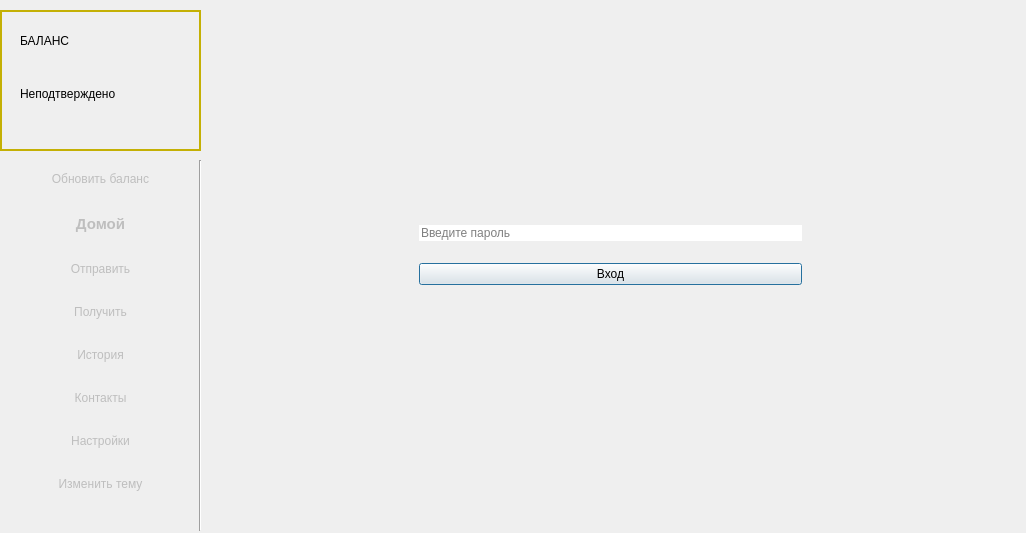
<?xml version="1.0" encoding="UTF-8"?>
<ui version="4.0">
 <class>MainWindow</class>
 <widget class="QMainWindow" name="MainWindow">
  <property name="geometry">
   <rect>
    <x>0</x>
    <y>0</y>
    <width>1026</width>
    <height>533</height>
   </rect>
  </property>
  <property name="windowTitle">
   <string>Simple Bitcoin Wallet</string>
  </property>
  <property name="windowIcon">
   <iconset>
    <normaloff>../resources/logo.png</normaloff>../resources/logo.png</iconset>
  </property>
  <property name="styleSheet">
   <string notr="true">
</string>
  </property>
  <widget class="QWidget" name="centralwidget">
   <property name="styleSheet">
    <string notr="true"/>
   </property>
   <widget class="QStackedWidget" name="stackedWidget">
    <property name="geometry">
     <rect>
      <x>210</x>
      <y>0</y>
      <width>811</width>
      <height>531</height>
     </rect>
    </property>
    <property name="palette">
     <palette>
      <active>
       <colorrole role="Text">
        <brush brushstyle="SolidPattern">
         <color alpha="255">
          <red>0</red>
          <green>0</green>
          <blue>0</blue>
         </color>
        </brush>
       </colorrole>
      </active>
      <inactive>
       <colorrole role="Text">
        <brush brushstyle="SolidPattern">
         <color alpha="255">
          <red>0</red>
          <green>0</green>
          <blue>0</blue>
         </color>
        </brush>
       </colorrole>
      </inactive>
      <disabled/>
     </palette>
    </property>
    <property name="font">
     <font>
      <stylestrategy>PreferDefault</stylestrategy>
     </font>
    </property>
    <property name="lineWidth">
     <number>3</number>
    </property>
    <property name="midLineWidth">
     <number>3</number>
    </property>
    <property name="currentIndex">
     <number>4</number>
    </property>
    <widget class="QWidget" name="home">
     <widget class="QLabel" name="title">
      <property name="geometry">
       <rect>
        <x>290</x>
        <y>0</y>
        <width>151</width>
        <height>31</height>
       </rect>
      </property>
      <property name="font">
       <font>
        <family>Cantarell</family>
        <pointsize>11</pointsize>
        <italic>false</italic>
        <bold>false</bold>
        <stylestrategy>PreferDefault</stylestrategy>
       </font>
      </property>
      <property name="text">
       <string>Домашняя Страница</string>
      </property>
      <property name="alignment">
       <set>Qt::AlignCenter</set>
      </property>
     </widget>
     <widget class="QLabel" name="logo">
      <property name="geometry">
       <rect>
        <x>310</x>
        <y>120</y>
        <width>108</width>
        <height>167</height>
       </rect>
      </property>
      <property name="text">
       <string/>
      </property>
      <property name="pixmap">
       <pixmap>../resources/logo.png</pixmap>
      </property>
      <property name="scaledContents">
       <bool>true</bool>
      </property>
      <property name="alignment">
       <set>Qt::AlignLeading|Qt::AlignLeft|Qt::AlignVCenter</set>
      </property>
      <property name="openExternalLinks">
       <bool>false</bool>
      </property>
     </widget>
     <widget class="QFrame" name="home_frame">
      <property name="geometry">
       <rect>
        <x>80</x>
        <y>300</y>
        <width>601</width>
        <height>81</height>
       </rect>
      </property>
      <layout class="QVBoxLayout" name="verticalLayout_2">
       <item>
        <widget class="QLabel" name="label_16">
         <property name="text">
          <string>Детерминированный Биткоин-кошелек (с поддержкой тестовой и основной сетей)</string>
         </property>
         <property name="alignment">
          <set>Qt::AlignCenter</set>
         </property>
        </widget>
       </item>
       <item>
        <widget class="QFrame" name="info">
         <property name="font">
          <font>
           <stylestrategy>PreferDefault</stylestrategy>
           <kerning>true</kerning>
          </font>
         </property>
         <property name="styleSheet">
          <string notr="true">a:hover, a:visited, a:link, a:active
{
    text-decoration: none;
}
</string>
         </property>
         <layout class="QHBoxLayout" name="horizontalLayout">
          <item>
           <widget class="QLabel" name="author">
            <property name="text">
             <string>Связь с автором</string>
            </property>
            <property name="alignment">
             <set>Qt::AlignCenter</set>
            </property>
            <property name="openExternalLinks">
             <bool>true</bool>
            </property>
           </widget>
          </item>
          <item>
           <widget class="QLabel" name="docs">
            <property name="styleSheet">
             <string notr="true">a:hover, a:visited, a:link, a:active
{
    text-decoration: none;
}</string>
            </property>
            <property name="text">
             <string>Документация</string>
            </property>
            <property name="alignment">
             <set>Qt::AlignCenter</set>
            </property>
            <property name="openExternalLinks">
             <bool>true</bool>
            </property>
           </widget>
          </item>
          <item>
           <widget class="QLabel" name="source_code">
            <property name="text">
             <string>Исходный код (Github)</string>
            </property>
            <property name="alignment">
             <set>Qt::AlignCenter</set>
            </property>
            <property name="openExternalLinks">
             <bool>true</bool>
            </property>
           </widget>
          </item>
         </layout>
        </widget>
       </item>
      </layout>
     </widget>
    </widget>
    <widget class="QWidget" name="receive_page">
     <widget class="QTabWidget" name="tabWidget">
      <property name="geometry">
       <rect>
        <x>10</x>
        <y>10</y>
        <width>791</width>
        <height>521</height>
       </rect>
      </property>
      <property name="currentIndex">
       <number>0</number>
      </property>
      <widget class="QWidget" name="address_settings">
       <attribute name="title">
        <string>Текущий адрес</string>
       </attribute>
       <widget class="QPushButton" name="generate_new_addr">
        <property name="geometry">
         <rect>
          <x>270</x>
          <y>350</y>
          <width>231</width>
          <height>51</height>
         </rect>
        </property>
        <property name="text">
         <string>Сгенерировать новый адрес</string>
        </property>
       </widget>
       <widget class="QFrame" name="address_frame">
        <property name="geometry">
         <rect>
          <x>200</x>
          <y>40</y>
          <width>371</width>
          <height>291</height>
         </rect>
        </property>
        <widget class="QLabel" name="address_qr">
         <property name="geometry">
          <rect>
           <x>90</x>
           <y>10</y>
           <width>200</width>
           <height>200</height>
          </rect>
         </property>
         <property name="minimumSize">
          <size>
           <width>200</width>
           <height>200</height>
          </size>
         </property>
         <property name="maximumSize">
          <size>
           <width>200</width>
           <height>200</height>
          </size>
         </property>
         <property name="sizeIncrement">
          <size>
           <width>0</width>
           <height>0</height>
          </size>
         </property>
         <property name="baseSize">
          <size>
           <width>0</width>
           <height>0</height>
          </size>
         </property>
         <property name="text">
          <string/>
         </property>
         <property name="alignment">
          <set>Qt::AlignCenter</set>
         </property>
        </widget>
        <widget class="QPushButton" name="address_label">
         <property name="geometry">
          <rect>
           <x>3</x>
           <y>215</y>
           <width>371</width>
           <height>26</height>
          </rect>
         </property>
         <property name="text">
          <string/>
         </property>
         <property name="flat">
          <bool>true</bool>
         </property>
        </widget>
       </widget>
       <widget class="QLabel" name="label_3">
        <property name="geometry">
         <rect>
          <x>310</x>
          <y>10</y>
          <width>151</width>
          <height>18</height>
         </rect>
        </property>
        <property name="text">
         <string>Получение активов</string>
        </property>
        <property name="alignment">
         <set>Qt::AlignCenter</set>
        </property>
       </widget>
      </widget>
      <widget class="QWidget" name="address_viewer">
       <attribute name="title">
        <string>Все адреса</string>
       </attribute>
       <widget class="QPushButton" name="pushButton_2">
        <property name="geometry">
         <rect>
          <x>10</x>
          <y>20</y>
          <width>141</width>
          <height>26</height>
         </rect>
        </property>
        <property name="text">
         <string>Загрузить</string>
        </property>
       </widget>
       <widget class="QListWidget" name="addresses_list">
        <property name="geometry">
         <rect>
          <x>5</x>
          <y>51</y>
          <width>771</width>
          <height>431</height>
         </rect>
        </property>
       </widget>
      </widget>
     </widget>
    </widget>
    <widget class="QWidget" name="send">
     <widget class="QLabel" name="label_10">
      <property name="geometry">
       <rect>
        <x>200</x>
        <y>40</y>
        <width>371</width>
        <height>21</height>
       </rect>
      </property>
      <property name="layoutDirection">
       <enum>Qt::LeftToRight</enum>
      </property>
      <property name="lineWidth">
       <number>7</number>
      </property>
      <property name="text">
       <string>Формирование транзакции (отправка активов)</string>
      </property>
      <property name="textFormat">
       <enum>Qt::PlainText</enum>
      </property>
      <property name="scaledContents">
       <bool>false</bool>
      </property>
      <property name="alignment">
       <set>Qt::AlignCenter</set>
      </property>
     </widget>
     <widget class="QWidget" name="layoutWidget">
      <property name="geometry">
       <rect>
        <x>47</x>
        <y>100</y>
        <width>701</width>
        <height>251</height>
       </rect>
      </property>
      <layout class="QGridLayout" name="gridLayout">
       <item row="0" column="0">
        <widget class="QFrame" name="transaction_frame">
         <property name="font">
          <font>
           <family>Cantarell</family>
           <pointsize>11</pointsize>
           <italic>false</italic>
           <bold>false</bold>
           <stylestrategy>PreferDefault</stylestrategy>
           <kerning>true</kerning>
          </font>
         </property>
         <property name="styleSheet">
          <string notr="true">border: none;</string>
         </property>
         <layout class="QVBoxLayout" name="verticalLayout_7">
          <property name="spacing">
           <number>10</number>
          </property>
          <item>
           <layout class="QVBoxLayout" name="verticalLayout_5">
            <property name="spacing">
             <number>6</number>
            </property>
            <property name="sizeConstraint">
             <enum>QLayout::SetDefaultConstraint</enum>
            </property>
            <property name="leftMargin">
             <number>0</number>
            </property>
            <property name="topMargin">
             <number>2</number>
            </property>
            <item>
             <widget class="QLabel" name="label_8">
              <property name="text">
               <string>Адрес получателя</string>
              </property>
             </widget>
            </item>
            <item>
             <widget class="QLineEdit" name="addr">
              <property name="toolTip">
               <string>&lt;html&gt;&lt;head/&gt;&lt;body&gt;&lt;p&gt;&lt;br/&gt;&lt;/p&gt;&lt;/body&gt;&lt;/html&gt;</string>
              </property>
              <property name="styleSheet">
               <string notr="true"/>
              </property>
              <property name="text">
               <string/>
              </property>
              <property name="placeholderText">
               <string>Введите адрес получателя</string>
              </property>
              <property name="clearButtonEnabled">
               <bool>true</bool>
              </property>
             </widget>
            </item>
           </layout>
          </item>
          <item>
           <layout class="QVBoxLayout" name="verticalLayout_6">
            <item>
             <widget class="QLabel" name="label_9">
              <property name="text">
               <string>Сумма к отправке</string>
              </property>
             </widget>
            </item>
            <item>
             <widget class="QLineEdit" name="summ">
              <property name="text">
               <string/>
              </property>
              <property name="placeholderText">
               <string>Введите сумму</string>
              </property>
              <property name="clearButtonEnabled">
               <bool>true</bool>
              </property>
             </widget>
            </item>
           </layout>
          </item>
         </layout>
        </widget>
       </item>
       <item row="1" column="0">
        <layout class="QVBoxLayout" name="trans_button">
         <item>
          <widget class="Line" name="line">
           <property name="orientation">
            <enum>Qt::Horizontal</enum>
           </property>
          </widget>
         </item>
         <item>
          <widget class="QPushButton" name="pushButton">
           <property name="enabled">
            <bool>true</bool>
           </property>
           <property name="font">
            <font>
             <family>Cantarell</family>
             <pointsize>11</pointsize>
             <italic>false</italic>
             <bold>false</bold>
             <stylestrategy>PreferDefault</stylestrategy>
             <kerning>true</kerning>
            </font>
           </property>
           <property name="text">
            <string>Далее</string>
           </property>
           <property name="checkable">
            <bool>false</bool>
           </property>
           <property name="autoDefault">
            <bool>false</bool>
           </property>
           <property name="default">
            <bool>false</bool>
           </property>
          </widget>
         </item>
        </layout>
       </item>
      </layout>
     </widget>
    </widget>
    <widget class="QWidget" name="history_page">
     <widget class="QTableWidget" name="history_table">
      <property name="enabled">
       <bool>true</bool>
      </property>
      <property name="geometry">
       <rect>
        <x>10</x>
        <y>80</y>
        <width>781</width>
        <height>441</height>
       </rect>
      </property>
      <property name="styleSheet">
       <string notr="true"/>
      </property>
      <property name="midLineWidth">
       <number>0</number>
      </property>
      <property name="autoScroll">
       <bool>true</bool>
      </property>
      <property name="editTriggers">
       <set>QAbstractItemView::AnyKeyPressed|QAbstractItemView::DoubleClicked|QAbstractItemView::EditKeyPressed|QAbstractItemView::SelectedClicked</set>
      </property>
      <property name="sortingEnabled">
       <bool>false</bool>
      </property>
      <property name="rowCount">
       <number>0</number>
      </property>
      <column>
       <property name="text">
        <string>Тип</string>
       </property>
      </column>
      <column>
       <property name="text">
        <string>Хеш</string>
       </property>
      </column>
      <column>
       <property name="text">
        <string>Сумма</string>
       </property>
      </column>
     </widget>
     <widget class="QComboBox" name="filter_history">
      <property name="geometry">
       <rect>
        <x>590</x>
        <y>50</y>
        <width>201</width>
        <height>21</height>
       </rect>
      </property>
      <property name="editable">
       <bool>false</bool>
      </property>
      <property name="currentText">
       <string/>
      </property>
      <property name="currentIndex">
       <number>-1</number>
      </property>
     </widget>
     <widget class="QPushButton" name="load_button">
      <property name="geometry">
       <rect>
        <x>590</x>
        <y>10</y>
        <width>151</width>
        <height>31</height>
       </rect>
      </property>
      <property name="text">
       <string>Загрузить</string>
      </property>
     </widget>
     <widget class="QLabel" name="label_15">
      <property name="geometry">
       <rect>
        <x>290</x>
        <y>10</y>
        <width>151</width>
        <height>18</height>
       </rect>
      </property>
      <property name="text">
       <string>История транзакций</string>
      </property>
     </widget>
    </widget>
    <widget class="QWidget" name="lock">
     <widget class="QFrame" name="password_frame">
      <property name="geometry">
       <rect>
        <x>200</x>
        <y>200</y>
        <width>401</width>
        <height>111</height>
       </rect>
      </property>
      <layout class="QVBoxLayout" name="verticalLayout_13">
       <item>
        <widget class="QLineEdit" name="password">
         <property name="styleSheet">
          <string notr="true">border: none;</string>
         </property>
         <property name="text">
          <string/>
         </property>
         <property name="echoMode">
          <enum>QLineEdit::Password</enum>
         </property>
         <property name="alignment">
          <set>Qt::AlignLeading|Qt::AlignLeft|Qt::AlignVCenter</set>
         </property>
         <property name="placeholderText">
          <string>Введите пароль</string>
         </property>
         <property name="clearButtonEnabled">
          <bool>true</bool>
         </property>
        </widget>
       </item>
       <item>
        <widget class="QPushButton" name="password_ok">
         <property name="text">
          <string>Вход</string>
         </property>
         <property name="default">
          <bool>true</bool>
         </property>
        </widget>
       </item>
      </layout>
     </widget>
    </widget>
    <widget class="QWidget" name="send_confirm">
     <layout class="QVBoxLayout" name="verticalLayout_12">
      <item>
       <widget class="QLabel" name="check_details">
        <property name="styleSheet">
         <string notr="true">font: 14pt &quot;Cantarell&quot;;</string>
        </property>
        <property name="text">
         <string>Проверьте детали транзакции</string>
        </property>
       </widget>
      </item>
      <item>
       <layout class="QVBoxLayout" name="verticalLayout_8">
        <item>
         <widget class="QLabel" name="label_5">
          <property name="text">
           <string>Адрес получателя:</string>
          </property>
         </widget>
        </item>
        <item>
         <widget class="QLabel" name="address_recipient">
          <property name="text">
           <string/>
          </property>
         </widget>
        </item>
       </layout>
      </item>
      <item>
       <layout class="QVBoxLayout" name="verticalLayout_9">
        <item>
         <widget class="QLabel" name="label_6">
          <property name="text">
           <string>Сумма к отправке:</string>
          </property>
         </widget>
        </item>
        <item>
         <widget class="QLabel" name="summ_recipient">
          <property name="text">
           <string/>
          </property>
         </widget>
        </item>
       </layout>
      </item>
      <item>
       <widget class="QLabel" name="check_details_2">
        <property name="styleSheet">
         <string notr="true">font: 14pt &quot;Cantarell&quot;;</string>
        </property>
        <property name="text">
         <string>Выберите скорость проведения:</string>
        </property>
       </widget>
      </item>
      <item>
       <widget class="QComboBox" name="fee_options">
        <property name="editable">
         <bool>false</bool>
        </property>
        <item>
         <property name="text">
          <string>Выбор</string>
         </property>
        </item>
        <item>
         <property name="text">
          <string>Быстрая</string>
         </property>
        </item>
        <item>
         <property name="text">
          <string>Стандартная</string>
         </property>
        </item>
        <item>
         <property name="text">
          <string>Медленная</string>
         </property>
        </item>
       </widget>
      </item>
      <item>
       <layout class="QVBoxLayout" name="verticalLayout_10">
        <item>
         <widget class="QLabel" name="comm">
          <property name="text">
           <string>Комиссия (sat/vB):</string>
          </property>
         </widget>
        </item>
        <item>
         <widget class="QLabel" name="comission_byte">
          <property name="text">
           <string/>
          </property>
         </widget>
        </item>
       </layout>
      </item>
      <item>
       <layout class="QVBoxLayout" name="verticalLayout_11">
        <item>
         <widget class="QLabel" name="comm_2">
          <property name="text">
           <string>Комиссия за транзакцию:</string>
          </property>
         </widget>
        </item>
        <item>
         <widget class="QLabel" name="comission_tr">
          <property name="text">
           <string/>
          </property>
         </widget>
        </item>
       </layout>
      </item>
      <item>
       <widget class="QPushButton" name="push_transaction">
        <property name="text">
         <string>Провести</string>
        </property>
       </widget>
      </item>
      <item>
       <widget class="QPushButton" name="cancel_transaction">
        <property name="text">
         <string>Отменить транзакцию</string>
        </property>
       </widget>
      </item>
     </layout>
    </widget>
    <widget class="QWidget" name="send_success">
     <widget class="QLabel" name="hash">
      <property name="geometry">
       <rect>
        <x>30</x>
        <y>200</y>
        <width>771</width>
        <height>20</height>
       </rect>
      </property>
      <property name="styleSheet">
       <string notr="true">color: rgb(255, 255, 255);</string>
      </property>
      <property name="text">
       <string/>
      </property>
      <property name="alignment">
       <set>Qt::AlignCenter</set>
      </property>
      <property name="openExternalLinks">
       <bool>true</bool>
      </property>
     </widget>
     <widget class="QLabel" name="label_4">
      <property name="geometry">
       <rect>
        <x>140</x>
        <y>150</y>
        <width>531</width>
        <height>18</height>
       </rect>
      </property>
      <property name="text">
       <string>Успешно! Транзакция подписана и передана в сеть. Ожидайте проведения.</string>
      </property>
      <property name="alignment">
       <set>Qt::AlignCenter</set>
      </property>
     </widget>
    </widget>
    <widget class="QWidget" name="contacts_2">
     <widget class="QLabel" name="label_11">
      <property name="geometry">
       <rect>
        <x>20</x>
        <y>30</y>
        <width>101</width>
        <height>18</height>
       </rect>
      </property>
      <property name="text">
       <string>Coming soon</string>
      </property>
     </widget>
    </widget>
    <widget class="QWidget" name="transaction_inform">
     <property name="styleSheet">
      <string notr="true"/>
     </property>
     <widget class="QLabel" name="hash_2">
      <property name="geometry">
       <rect>
        <x>50</x>
        <y>180</y>
        <width>711</width>
        <height>18</height>
       </rect>
      </property>
      <property name="text">
       <string>TextLabel</string>
      </property>
      <property name="alignment">
       <set>Qt::AlignCenter</set>
      </property>
     </widget>
     <widget class="QLabel" name="summ_2">
      <property name="geometry">
       <rect>
        <x>310</x>
        <y>130</y>
        <width>191</width>
        <height>41</height>
       </rect>
      </property>
      <property name="font">
       <font>
        <family>Cantarell</family>
        <pointsize>16</pointsize>
        <italic>false</italic>
        <bold>false</bold>
        <stylestrategy>PreferDefault</stylestrategy>
       </font>
      </property>
      <property name="styleSheet">
       <string notr="true">font: 16pt &quot;Cantarell&quot;;</string>
      </property>
      <property name="text">
       <string>TextLabel</string>
      </property>
      <property name="alignment">
       <set>Qt::AlignCenter</set>
      </property>
     </widget>
     <widget class="QWidget" name="layoutWidget">
      <property name="geometry">
       <rect>
        <x>10</x>
        <y>250</y>
        <width>781</width>
        <height>261</height>
       </rect>
      </property>
      <layout class="QHBoxLayout" name="in_outs">
       <item>
        <layout class="QVBoxLayout" name="verticalLayout_15">
         <item>
          <widget class="QLabel" name="label_7">
           <property name="text">
            <string>Входные данные</string>
           </property>
          </widget>
         </item>
         <item>
          <widget class="QTableWidget" name="inputs_table">
           <column>
            <property name="text">
             <string>Адрес</string>
            </property>
           </column>
           <column>
            <property name="text">
             <string>Сумма</string>
            </property>
           </column>
          </widget>
         </item>
        </layout>
       </item>
       <item>
        <layout class="QVBoxLayout" name="verticalLayout_16">
         <item>
          <widget class="QLabel" name="label_12">
           <property name="text">
            <string>Выходные данные</string>
           </property>
          </widget>
         </item>
         <item>
          <widget class="QTableWidget" name="outs_table">
           <column>
            <property name="text">
             <string>Адрес</string>
            </property>
           </column>
           <column>
            <property name="text">
             <string>Сумма</string>
            </property>
           </column>
          </widget>
         </item>
        </layout>
       </item>
      </layout>
     </widget>
     <widget class="QWidget" name="layoutWidget">
      <property name="geometry">
       <rect>
        <x>290</x>
        <y>210</y>
        <width>251</width>
        <height>22</height>
       </rect>
      </property>
      <layout class="QHBoxLayout" name="fee_frame">
       <item>
        <widget class="QLabel" name="label_13">
         <property name="text">
          <string>Комиссия сети:</string>
         </property>
         <property name="alignment">
          <set>Qt::AlignCenter</set>
         </property>
        </widget>
       </item>
       <item>
        <widget class="QLabel" name="fee">
         <property name="text">
          <string>TextLabel</string>
         </property>
         <property name="alignment">
          <set>Qt::AlignCenter</set>
         </property>
        </widget>
       </item>
      </layout>
     </widget>
     <widget class="QLabel" name="summ_3">
      <property name="geometry">
       <rect>
        <x>310</x>
        <y>40</y>
        <width>191</width>
        <height>41</height>
       </rect>
      </property>
      <property name="font">
       <font>
        <family>Cantarell</family>
        <pointsize>16</pointsize>
        <italic>false</italic>
        <bold>false</bold>
        <stylestrategy>PreferDefault</stylestrategy>
       </font>
      </property>
      <property name="styleSheet">
       <string notr="true">font: 16pt &quot;Cantarell&quot;;</string>
      </property>
      <property name="text">
       <string>Транзакция</string>
      </property>
      <property name="alignment">
       <set>Qt::AlignCenter</set>
      </property>
     </widget>
    </widget>
    <widget class="QWidget" name="settings">
     <widget class="QLineEdit" name="mnemonic">
      <property name="geometry">
       <rect>
        <x>0</x>
        <y>50</y>
        <width>791</width>
        <height>26</height>
       </rect>
      </property>
      <property name="readOnly">
       <bool>true</bool>
      </property>
      <property name="clearButtonEnabled">
       <bool>false</bool>
      </property>
     </widget>
     <widget class="QPushButton" name="get_mnemonic">
      <property name="geometry">
       <rect>
        <x>0</x>
        <y>80</y>
        <width>341</width>
        <height>41</height>
       </rect>
      </property>
      <property name="text">
       <string>Показать/скрыть сид-фразу (секретный ключ)</string>
      </property>
     </widget>
     <widget class="QLabel" name="label_14">
      <property name="geometry">
       <rect>
        <x>340</x>
        <y>20</y>
        <width>101</width>
        <height>18</height>
       </rect>
      </property>
      <property name="text">
       <string>Настройки</string>
      </property>
      <property name="alignment">
       <set>Qt::AlignCenter</set>
      </property>
     </widget>
    </widget>
   </widget>
   <widget class="QGroupBox" name="menu_buttons">
    <property name="enabled">
     <bool>false</bool>
    </property>
    <property name="geometry">
     <rect>
      <x>0</x>
      <y>140</y>
      <width>201</width>
      <height>391</height>
     </rect>
    </property>
    <property name="contextMenuPolicy">
     <enum>Qt::DefaultContextMenu</enum>
    </property>
    <property name="whatsThis">
     <string>&lt;html&gt;&lt;head/&gt;&lt;body&gt;&lt;p&gt;&lt;br/&gt;&lt;/p&gt;&lt;/body&gt;&lt;/html&gt;</string>
    </property>
    <property name="autoFillBackground">
     <bool>false</bool>
    </property>
    <property name="styleSheet">
     <string notr="true">border: none;
</string>
    </property>
    <property name="title">
     <string/>
    </property>
    <layout class="QVBoxLayout" name="verticalLayout_3">
     <item>
      <widget class="QPushButton" name="show_bal">
       <property name="text">
        <string>Обновить баланс</string>
       </property>
      </widget>
     </item>
     <item>
      <widget class="QPushButton" name="go_to_home">
       <property name="font">
        <font>
         <family>Cantarell</family>
         <pointsize>11</pointsize>
         <italic>false</italic>
         <bold>true</bold>
        </font>
       </property>
       <property name="styleSheet">
        <string notr="true">font: 700 11pt &quot;Cantarell&quot;;</string>
       </property>
       <property name="text">
        <string>Домой</string>
       </property>
      </widget>
     </item>
     <item>
      <widget class="QPushButton" name="pushButton_3">
       <property name="enabled">
        <bool>false</bool>
       </property>
       <property name="text">
        <string>Отправить</string>
       </property>
       <property name="icon">
        <iconset theme="emblem-system"/>
       </property>
       <property name="autoDefault">
        <bool>false</bool>
       </property>
      </widget>
     </item>
     <item>
      <widget class="QPushButton" name="receive_button">
       <property name="text">
        <string>Получить</string>
       </property>
      </widget>
     </item>
     <item>
      <widget class="QPushButton" name="history">
       <property name="text">
        <string>История</string>
       </property>
       <property name="icon">
        <iconset theme="application-x-executable"/>
       </property>
      </widget>
     </item>
     <item>
      <widget class="QPushButton" name="contacts">
       <property name="styleSheet">
        <string notr="true"/>
       </property>
       <property name="text">
        <string>Контакты</string>
       </property>
      </widget>
     </item>
     <item>
      <widget class="QPushButton" name="setting">
       <property name="text">
        <string>Настройки</string>
       </property>
      </widget>
     </item>
     <item>
      <widget class="QPushButton" name="change_theme">
       <property name="text">
        <string>Изменить тему</string>
       </property>
      </widget>
     </item>
    </layout>
   </widget>
   <widget class="QFrame" name="BalanceFrame">
    <property name="geometry">
     <rect>
      <x>0</x>
      <y>10</y>
      <width>201</width>
      <height>141</height>
     </rect>
    </property>
    <property name="styleSheet">
     <string notr="true">border-style: solid;
border-width: 2px;
border-color: rgb(196, 176, 4);</string>
    </property>
    <layout class="QVBoxLayout" name="verticalLayout_4">
     <item>
      <widget class="QFrame" name="balance_frame">
       <property name="styleSheet">
        <string notr="true">border-color: rgb(248, 228, 92);
border: none;</string>
       </property>
       <layout class="QVBoxLayout" name="verticalLayout">
        <item>
         <widget class="QLabel" name="label_2">
          <property name="text">
           <string>БАЛАНС</string>
          </property>
         </widget>
        </item>
        <item>
         <widget class="QLabel" name="balance">
          <property name="text">
           <string/>
          </property>
         </widget>
        </item>
        <item>
         <widget class="QLabel" name="label">
          <property name="mouseTracking">
           <bool>false</bool>
          </property>
          <property name="styleSheet">
           <string notr="true">border: none;</string>
          </property>
          <property name="text">
           <string>Неподтверждено</string>
          </property>
         </widget>
        </item>
        <item>
         <widget class="QLabel" name="unconf_balance">
          <property name="styleSheet">
           <string notr="true">border: none;</string>
          </property>
          <property name="text">
           <string/>
          </property>
         </widget>
        </item>
       </layout>
      </widget>
     </item>
    </layout>
   </widget>
   <widget class="Line" name="line_2">
    <property name="geometry">
     <rect>
      <x>190</x>
      <y>160</y>
      <width>20</width>
      <height>371</height>
     </rect>
    </property>
    <property name="orientation">
     <enum>Qt::Vertical</enum>
    </property>
   </widget>
  </widget>
 </widget>
 <resources/>
 <connections/>
</ui>
